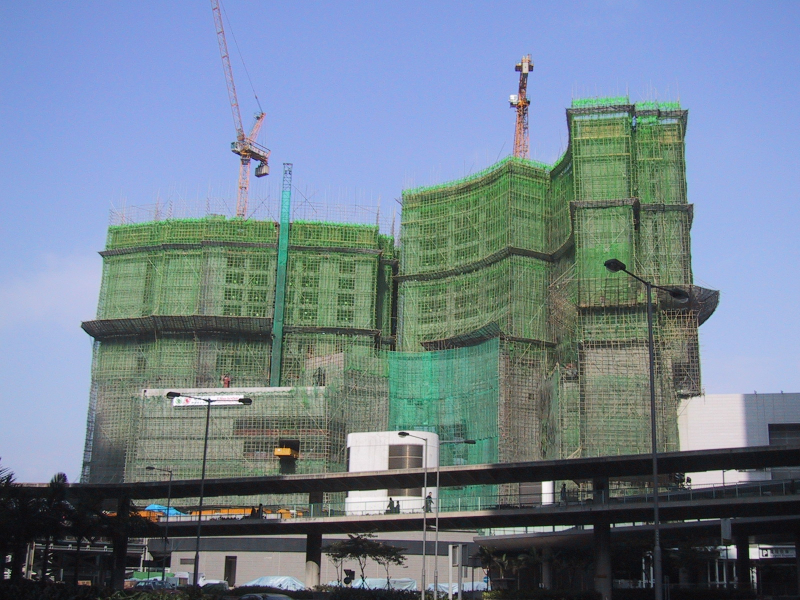
#> input picture images/input/scaffold_net_hk_construction.jpg, 1600 x 1200 px (shown at 1/2 size)
$ python net_removal.py
#> lines starting #> are read from the running program, lines starting #| are printed output that depends on the picture; after the words box and inside, x2 and y2 are one past the last pixel; in counts of white or black regions, pixels touching at a corner belong together
"""
Net Occlusion Removal — L1 → L2 → L3 Pipeline

Removes safety netting from construction/scaffolding images to reveal
underlying structure. Implements a three-level progression:

  L1: Detect net presence (color-based + FFT frequency analysis)
  L2: Generate pixel-level net mask (HSV segmentation + morphology)
  L3: Reconstruct underlying structure via multiple techniques:
      - 3a: Colour correction (desaturate net tint to see through)
      - 3b: Fine strand detection + targeted inpainting
      - 3c: Coarse mask inpainting (baseline)

Output is organized into per-image subdirectories under:
  images/output/net_removal/{source_category}/{image_name}/
"""

from pathlib import Path
import cv2
import numpy as np

ROOT = Path(__file__).parent.parent
INPUT = ROOT / "images" / "input"
OUTPUT_BASE = ROOT / "images" / "output" / "net_removal"

# ---- Image catalogue: source → list of filenames ----
# Claude-sourced: downloaded from Wikimedia Commons
# User-sourced: provided by Evan
IMAGE_CATALOGUE = {
    "claude_sourced": [
        "scaffold_net_hk_construction.jpg",
        "scaffold_net_hk_highrise.jpg",
        "scaffold_net_hk_building.jpg",
        "scaffold_net_hk_gloucester.jpg",
        "scaffold_net_debris_philly.jpg",
    ],
    "user_sourced": [
        "construction-safety-net-mysample.jpg",
        "scaffold-net-fall-protection.jpg",
        "HX4004-1.jpg",
        "Construction-Safety-Net-for-Buliding-Construction-with-High-Quality.jpeg",
    ],
}

# ---------- colour ranges for common safety nets (HSV) ----------
NET_COLOUR_RANGES = {
    "green": {
        "lower": np.array([30, 40, 30]),
        "upper": np.array([85, 255, 220]),
    },
    "blue": {
        "lower": np.array([90, 40, 30]),
        "upper": np.array([130, 255, 220]),
    },
    "teal": {
        "lower": np.array([75, 40, 30]),
        "upper": np.array([95, 255, 220]),
    },
}


def detect_net_colour(hsv: np.ndarray) -> tuple[np.ndarray, str]:
    """L1 — Detect which colour net is dominant and return the initial mask."""
    best_name = "none"
    best_mask = np.zeros(hsv.shape[:2], dtype=np.uint8)
    best_count = 0

    for name, rng in NET_COLOUR_RANGES.items():
        mask = cv2.inRange(hsv, rng["lower"], rng["upper"])
        count = int(np.count_nonzero(mask))
        if count > best_count:
            best_count = count
            best_mask = mask
            best_name = name

    return best_mask, best_name


def compute_fft_spectrum(gray: np.ndarray) -> np.ndarray:
    """Compute log-magnitude FFT spectrum (shifted so DC is at centre)."""
    f = np.fft.fft2(gray.astype(np.float32))
    fshift = np.fft.fftshift(f)
    magnitude = 20 * np.log(np.abs(fshift) + 1)
    magnitude = (magnitude - magnitude.min()) / (magnitude.max() - magnitude.min() + 1e-8) * 255
    return magnitude.astype(np.uint8)


def refine_mask(raw_mask: np.ndarray) -> np.ndarray:
    """L2 — Refine the colour mask into a clean region mask."""
    kernel_small = cv2.getStructuringElement(cv2.MORPH_ELLIPSE, (3, 3))
    kernel_med = cv2.getStructuringElement(cv2.MORPH_ELLIPSE, (7, 7))

    cleaned = cv2.morphologyEx(raw_mask, cv2.MORPH_OPEN, kernel_small, iterations=2)
    cleaned = cv2.morphologyEx(cleaned, cv2.MORPH_CLOSE, kernel_med, iterations=3)
    return cleaned


def colour_correct(bgr: np.ndarray, region_mask: np.ndarray, net_colour: str) -> np.ndarray:
    """L3a — Remove the colour tint caused by the net in the masked region."""
    result = bgr.copy()
    hsv = cv2.cvtColor(bgr, cv2.COLOR_BGR2HSV).astype(np.float32)

    mask_bool = region_mask > 0

    hsv[mask_bool, 1] *= 0.15
    hsv[mask_bool, 2] = np.minimum(hsv[mask_bool, 2] * 1.3, 255)

    hsv = np.clip(hsv, 0, 255).astype(np.uint8)
    corrected = cv2.cvtColor(hsv, cv2.COLOR_HSV2BGR)

    soft_mask = cv2.GaussianBlur(region_mask, (21, 21), 0)
    soft_mask_3ch = np.stack([soft_mask] * 3, axis=-1).astype(np.float32) / 255.0

    result = (corrected * soft_mask_3ch + bgr * (1 - soft_mask_3ch)).astype(np.uint8)
    return result


def detect_net_strands(bgr: np.ndarray, region_mask: np.ndarray) -> np.ndarray:
    """L3b (mask) — Detect thin net strand lines within the net region."""
    gray = cv2.cvtColor(bgr, cv2.COLOR_BGR2GRAY)

    blurred = cv2.GaussianBlur(gray, (15, 15), 0)
    high_pass = cv2.subtract(blurred, gray)

    _, strand_mask = cv2.threshold(high_pass, 8, 255, cv2.THRESH_BINARY)
    strand_mask = cv2.bitwise_and(strand_mask, region_mask)

    kernel_thin = cv2.getStructuringElement(cv2.MORPH_ELLIPSE, (2, 2))
    strand_mask = cv2.morphologyEx(strand_mask, cv2.MORPH_OPEN, kernel_thin)
    strand_mask = cv2.dilate(strand_mask, kernel_thin, iterations=1)

    return strand_mask


def inpaint_strands(bgr: np.ndarray, strand_mask: np.ndarray) -> np.ndarray:
    """L3b — Inpaint only the thin net strands."""
    return cv2.inpaint(bgr, strand_mask, 3, cv2.INPAINT_TELEA)


def inpaint_coarse(bgr: np.ndarray, mask: np.ndarray) -> np.ndarray:
    """L3c — Inpaint the full colour-masked region (baseline)."""
    return cv2.inpaint(bgr, mask, 5, cv2.INPAINT_TELEA)


def add_label(panel: np.ndarray, text: str) -> np.ndarray:
    """Add a black label bar at the top of a panel."""
    p = panel.copy()
    h, w = p.shape[:2]
    cv2.rectangle(p, (0, 0), (w, 36), (0, 0, 0), -1)
    cv2.putText(p, text, (8, 26), cv2.FONT_HERSHEY_SIMPLEX, 0.65, (255, 255, 255), 2)
    return p


def build_comparison_grid(panels: list[np.ndarray], labels: list[str], cols: int = 3) -> np.ndarray:
    """Build an N-panel comparison grid with labels."""
    labeled = [add_label(p, t) for p, t in zip(panels, labels)]

    while len(labeled) % cols != 0:
        blank = np.zeros_like(labeled[0])
        labeled.append(blank)

    rows = []
    for i in range(0, len(labeled), cols):
        rows.append(np.hstack(labeled[i:i + cols]))
    return np.vstack(rows)


def process_image(image_path: Path, out_dir: Path) -> None:
    """Run the full L1→L2→L3 pipeline on a single image."""
    out_dir.mkdir(parents=True, exist_ok=True)

    print(f"\n{'='*60}")
    print(f"Processing: {image_path.name}")
    print(f"  Output → {out_dir.relative_to(ROOT)}/")
    print(f"{'='*60}")

    bgr = cv2.imread(str(image_path))
    if bgr is None:
        print(f"  ERROR: Could not read {image_path}")
        return

    # Resize large images (max 1200px on longest side)
    h, w = bgr.shape[:2]
    max_dim = 1200
    if max(h, w) > max_dim:
        scale = max_dim / max(h, w)
        bgr = cv2.resize(bgr, (int(w * scale), int(h * scale)), interpolation=cv2.INTER_AREA)
        h, w = bgr.shape[:2]
        print(f"  Resized to {w}x{h}")

    # --- L1: Net Detection ---
    hsv = cv2.cvtColor(bgr, cv2.COLOR_BGR2HSV)
    raw_mask, net_colour = detect_net_colour(hsv)
    total_pixels = h * w
    net_pixels = int(np.count_nonzero(raw_mask))
    net_pct = 100.0 * net_pixels / total_pixels

    print(f"  L1 — Net detected: {net_colour}")
    print(f"       Coverage: {net_pixels:,} / {total_pixels:,} px ({net_pct:.1f}%)")

    gray = cv2.cvtColor(bgr, cv2.COLOR_BGR2GRAY)
    fft_spectrum = compute_fft_spectrum(gray)
    cv2.imwrite(str(out_dir / "fft.png"), fft_spectrum)

    if net_pct < 2.0:
        print(f"  SKIP: Net coverage too low ({net_pct:.1f}%)")
        return

    # --- L2: Region Mask ---
    region_mask = refine_mask(raw_mask)
    mask_pct = 100.0 * np.count_nonzero(region_mask) / total_pixels
    print(f"  L2 — Region mask: {mask_pct:.1f}% of image")
    cv2.imwrite(str(out_dir / "mask.png"), region_mask)

    # --- L3a: Colour Correction ---
    corrected = colour_correct(bgr, region_mask, net_colour)
    cv2.imwrite(str(out_dir / "colour_corrected.jpg"), corrected, [cv2.IMWRITE_JPEG_QUALITY, 95])
    print(f"  L3a — Colour-corrected image saved")

    # --- L3b: Fine Strand Detection + Inpainting ---
    strand_mask = detect_net_strands(bgr, region_mask)
    strand_pct = 100.0 * np.count_nonzero(strand_mask) / total_pixels
    print(f"  L3b — Strand mask: {strand_pct:.1f}% of image")
    cv2.imwrite(str(out_dir / "strand_mask.png"), strand_mask)

    strand_inpainted = inpaint_strands(bgr, strand_mask)
    cv2.imwrite(str(out_dir / "strand_inpainted.jpg"), strand_inpainted, [cv2.IMWRITE_JPEG_QUALITY, 95])
    print(f"  L3b — Strand-inpainted image saved")

    # --- L3b+a: Strand inpainting THEN colour correction (best combo) ---
    combo = colour_correct(strand_inpainted, region_mask, net_colour)
    cv2.imwrite(str(out_dir / "combo.jpg"), combo, [cv2.IMWRITE_JPEG_QUALITY, 95])
    print(f"  L3b+a — Combined (strand inpaint + colour correct) saved")

    # --- L3c: Coarse inpainting (baseline) ---
    coarse = inpaint_coarse(bgr, region_mask)
    cv2.imwrite(str(out_dir / "coarse.jpg"), coarse, [cv2.IMWRITE_JPEG_QUALITY, 95])
    print(f"  L3c — Coarse inpainted (baseline) saved")

    # --- 6-panel comparison grid ---
    mask_vis = cv2.cvtColor(region_mask, cv2.COLOR_GRAY2BGR)
    strand_vis = cv2.cvtColor(strand_mask, cv2.COLOR_GRAY2BGR)

    grid = build_comparison_grid(
        panels=[bgr, mask_vis, strand_vis, corrected, strand_inpainted, combo],
        labels=[
            f"Original ({net_colour} net, {net_pct:.1f}%)",
            "L2: Region Mask",
            "L3b: Strand Mask",
            "L3a: Colour Corrected",
            "L3b: Strand Inpainted",
            "L3b+a: Combined (best)",
        ],
        cols=3,
    )
    cv2.imwrite(str(out_dir / "comparison.jpg"), grid, [cv2.IMWRITE_JPEG_QUALITY, 95])
    print(f"  Comparison grid saved")


def main():
    total = 0

    for category, filenames in IMAGE_CATALOGUE.items():
        print(f"\n{'#'*60}")
        print(f"# Category: {category} ({len(filenames)} images)")
        print(f"{'#'*60}")

        for fname in filenames:
            image_path = INPUT / fname
            if not image_path.exists():
                print(f"\n  WARNING: {fname} not found in {INPUT}, skipping")
                continue

            stem = image_path.stem
            out_dir = OUTPUT_BASE / category / stem
            process_image(image_path, out_dir)
#> in process_image, bgr is the input picture: shape (1200, 1600, 3); mean B, G, R 144.3, 130.3, 114
#|   Resized to 1200x900
#> in process_image, `hsv = cv2.cvtColor(bgr, cv2.COLOR_BGR2HSV)`: hsv: shape (900, 1200, 3); mean H, S, V 87, 67.9, 154.5
#> the loop in detect_net_colour, `for name, rng in NET_COLOUR_RANGES.items():` made 3 passes
#> (count, best_count) on pass 1: (258218, 258218)
#> count on passes 2 to 3: 100592, 38362
#> pass 1, in detect_net_colour, `mask = cv2.inRange(hsv, rng["lower"], rng["upper"])`:
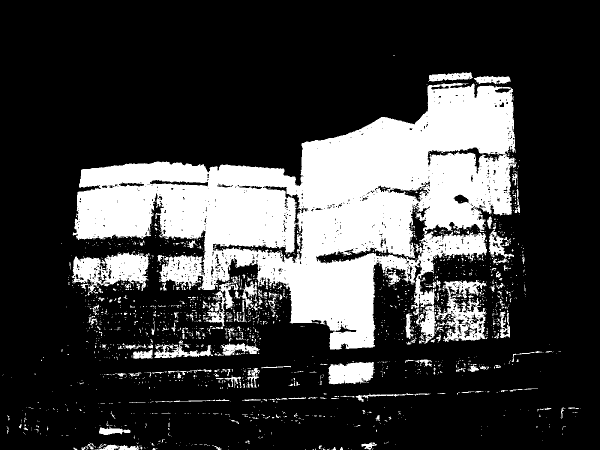
#> mask: shape (900, 1200) (shown at 1/2 size); 23.9% white; 1900 white regions (1704 under 20 px), largest, box (x1, y1, x2, y2) and area: (145, 165, 1033, 699) 214612, (143, 504, 300, 587) 7255, (871, 560, 973, 684) 5797
#> after the loop in detect_net_colour, `for name, rng in NET_COLOUR_RANGES.items():`: best_count = 258218; best_name = 'green'
#> in process_image, `net_pixels = int(np.count_nonzero(raw_mask))`: net_pixels = 258218
#> in process_image, `net_pct = 100.0 * net_pixels / total_pixels`: net_pct = 23.91
#|   L1 — Net detected: green
#|        Coverage: 258,218 / 1,080,000 px (23.9%)
#> in compute_fft_spectrum, `magnitude = 20 * np.log(np.abs(fshift) + 1)`:
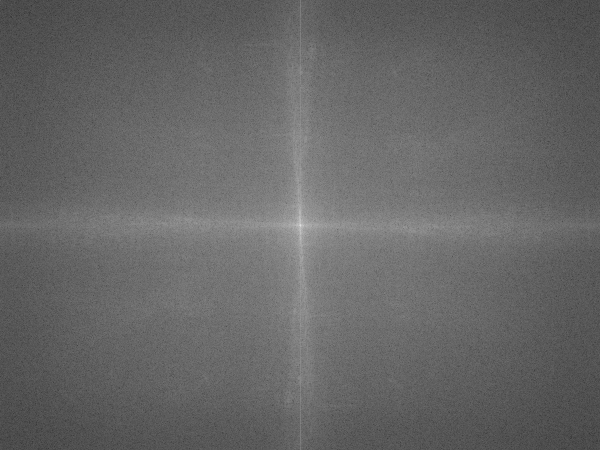
#> magnitude: shape (900, 1200) float64 (shown at 1/2 size); min 29.71, max 374.7, mean 167.9; drawn with min black and max white
#> in refine_mask, `cleaned = cv2.morphologyEx(raw_mask, cv2.MORPH_OPEN, kernel_small, ite..`: cleaned: shape (900, 1200); 21.6% white; 177 white regions (67 under 20 px), largest, box (x1, y1, x2, y2) and area: (148, 166, 1030, 699) 197050, (836, 466, 974, 553) 5363, (201, 506, 297, 569) 4123
#> in refine_mask, `cleaned = cv2.morphologyEx(cleaned, cv2.MORPH_CLOSE, kernel_med, itera..`:
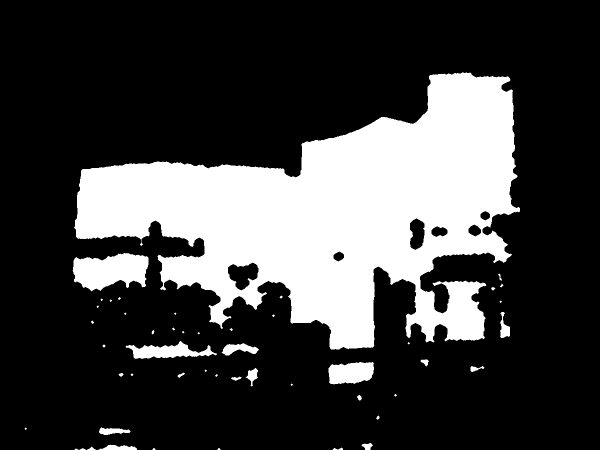
#> cleaned: shape (900, 1200) (shown at 1/2 size); 25.2% white; 49 white regions (21 under 20 px), largest, box (x1, y1, x2, y2) and area: (148, 145, 1040, 699) 252187, (145, 506, 297, 583) 8316, (657, 724, 748, 769) 3322
#> in process_image, `mask_pct = 100.0 * np.count_nonzero(region_mask) / total_pixels`: mask_pct = 25.16
#|   L2 — Region mask: 25.2% of image
#> in colour_correct, `hsv[mask_bool, 2] = np.minimum(hsv[mask_bool, 2] * 1.3, 255)`:
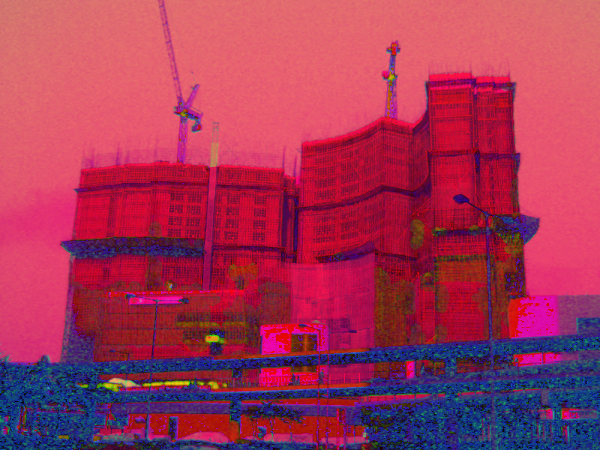
#> hsv: shape (900, 1200, 3) float32 (shown at 1/2 size); mean B, G, R 87.1, 52.6, 164.1
#> in detect_net_strands, `_, strand_mask = cv2.threshold(high_pass, 8, 255, cv2.THRESH_BINARY)`: strand_mask: shape (900, 1200); 14.3% white in thin lines or dots
#> in detect_net_strands, `strand_mask = cv2.bitwise_and(strand_mask, region_mask)`: strand_mask: shape (900, 1200); 6.9% white in thin lines or dots, all inside (x1, y1, x2, y2) = (49, 147, 1039, 900)
#> in detect_net_strands, `strand_mask = cv2.morphologyEx(strand_mask, cv2.MORPH_OPEN, kernel_thin)`: strand_mask: shape (900, 1200); 4.8% white in thin lines or dots, all inside (x1, y1, x2, y2) = (50, 149, 1040, 900)
#> in detect_net_strands, `strand_mask = cv2.dilate(strand_mask, kernel_thin, iterations=1)`:
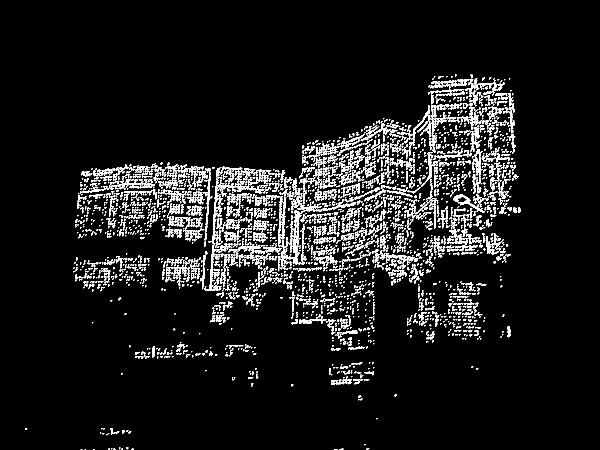
#> strand_mask: shape (900, 1200) (shown at 1/2 size); 7.7% white; 3560 white regions (2414 under 20 px), largest, box (x1, y1, x2, y2) and area: (408, 354, 529, 582) 1839, (907, 389, 970, 426) 547, (817, 210, 861, 312) 505
#> in process_image, `strand_pct = 100.0 * np.count_nonzero(strand_mask) / total_pixels`: strand_pct = 7.73
#|   L3b — Strand mask: 7.7% of image
#> in add_label (call 6), `cv2.putText(p, text, (8, 26), cv2.FONT_HERSHEY_SIMPLEX, 0.65, (255, 25..`:
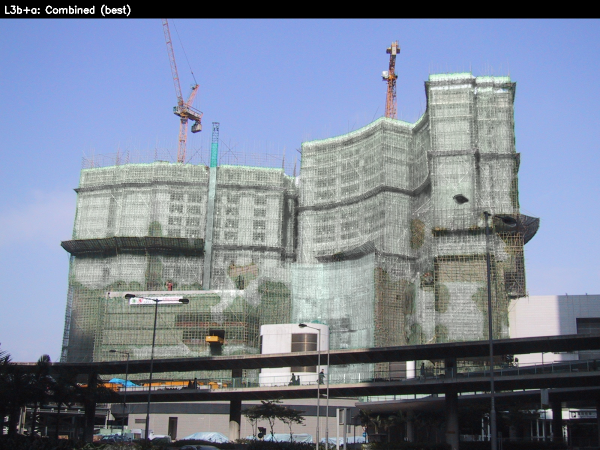
#> p: shape (900, 1200, 3) (shown at 1/2 size); mean B, G, R 151.1, 133.8, 123.8
#> in build_comparison_grid, `labeled = [add_label(p, t) for p, t in zip(panels, labels)]`: labeled = 6 items
#> the loop in build_comparison_grid, `for i in range(0, len(labeled), cols):` made 2 passes
#> i on pass 2: 3
#> after the loop in build_comparison_grid, `for i in range(0, len(labeled), cols):`: rows = 2 items
#> in build_comparison_grid, `return np.vstack(rows)`:
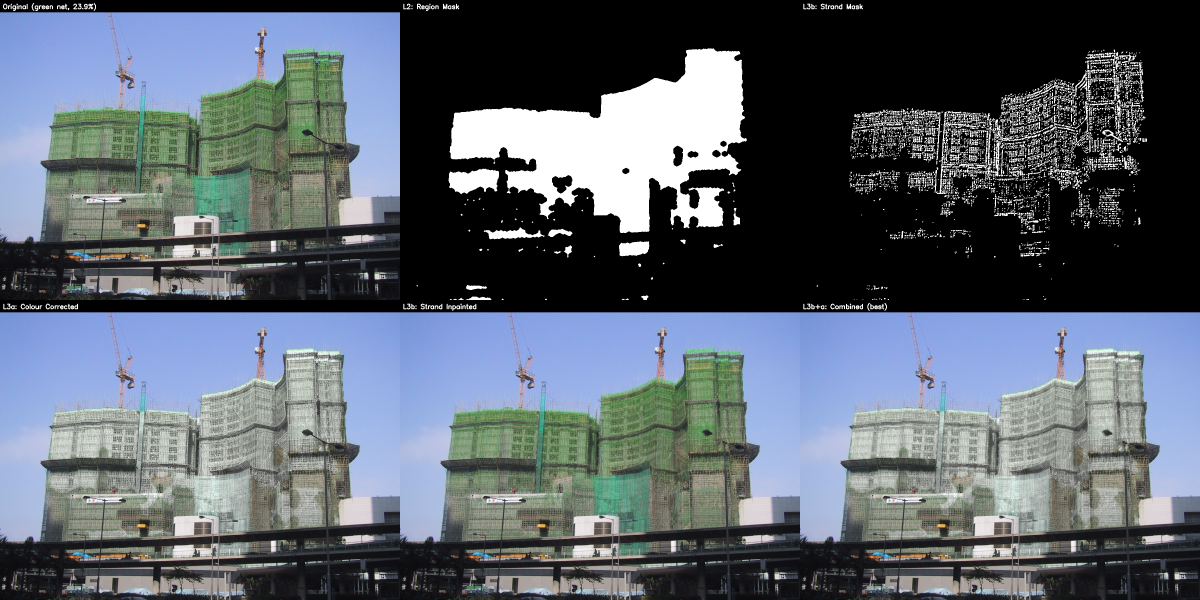
#> returned value: shape (1800, 3600, 3) (shown at 1/3 size); mean of channels 0, 1, 2 109.6, 100, 91.6; drawn as B, G, R
            total += 1

    print(f"\n{'='*60}")
    print(f"Done — processed {total} images")
    print(f"Output tree: {OUTPUT_BASE.relative_to(ROOT)}/")
    print(f"{'='*60}")


if __name__ == "__main__":
    main()
